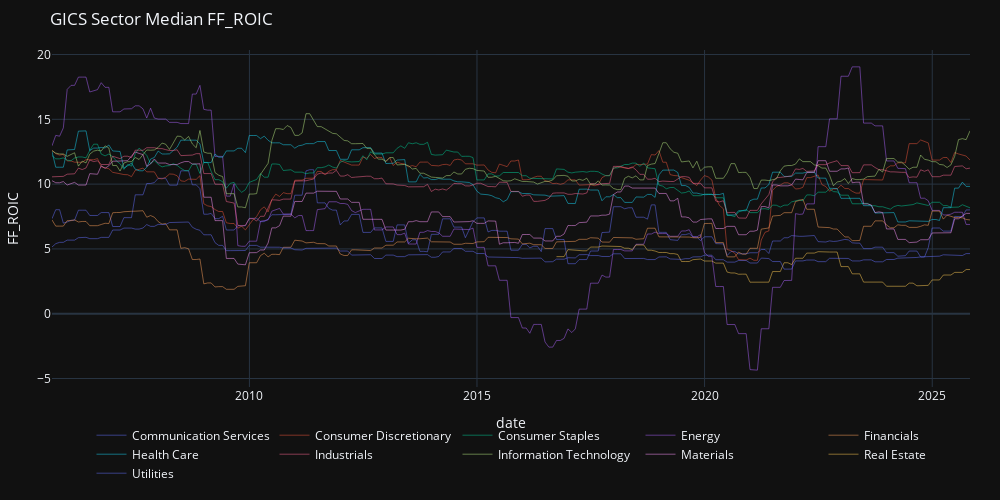
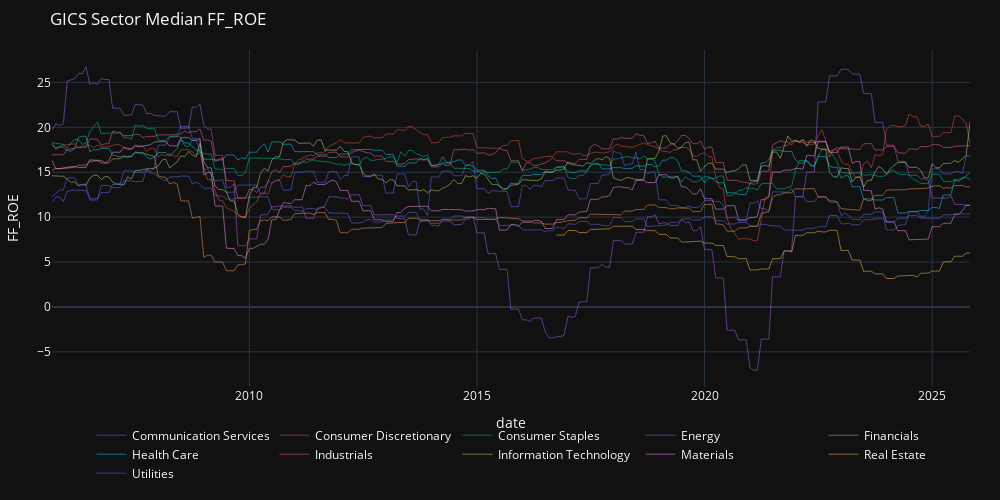

Notebook code cell kept with these figures, in order:
### Code cell
g_median = (
    pd.DataFrame(df.groupby(["date", "GICS Sector"])[factor].agg("median"))
    .reset_index()
    .pivot(index="date", columns="GICS Sector", values=factor)
    .dropna(how="all")
)

g_std = (
    pd.DataFrame(df.groupby(["date", "GICS Sector"])[factor].agg(np.std))
    .reset_index()
    .pivot(index="date", columns="GICS Sector", values=factor)
    .dropna(how="all")
)

fig = go.Figure()
for col in g_median.columns:
    fig.add_trace(
        go.Scatter(
            x=g_median.index,
            y=g_median[col],
            mode="lines",
            name=col,
            line=dict(width=0.5),
        )
    )
fig.update_layout(
    title=f"GICS Sector Median {factor}",
    xaxis_title="date",
    yaxis_title=factor,
    hovermode="x",
    width=1000,
    height=500,
    template="plotly_dark",
    legend=dict(yanchor="top", y=-0.1, xanchor="center", x=0.5, orientation="h"),
    margin=dict(l=30, r=30, t=50, b=40),
)
fig.show()

### Figure 1 — Plotly figure (JSON) as saved in the notebook; plotly's stock layout.template omitted (floating-point values rounded to 4 significant figures; data arrays with more than 128 entries replaced by an {"elided": "..."} marker saying what was removed)
{"data": [{"line": {"width": 0.5}, "mode": "lines", "name": "Communication Services", "type": "scatter", "x": {"elided": "243 str values"}, "y": {"elided": "243 float values"}}, {"line": {"width": 0.5}, "mode": "lines", "name": "Consumer Discretionary", "type": "scatter", "x": {"elided": "243 str values"}, "y": {"elided": "243 float values"}}, {"line": {"width": 0.5}, "mode": "lines", "name": "Consumer Staples", "type": "scatter", "x": {"elided": "243 str values"}, "y": {"elided": "243 float values"}}, {"line": {"width": 0.5}, "mode": "lines", "name": "Energy", "type": "scatter", "x": {"elided": "243 str values"}, "y": {"elided": "243 float values"}}, {"line": {"width": 0.5}, "mode": "lines", "name": "Financials", "type": "scatter", "x": {"elided": "243 str values"}, "y": {"elided": "243 float values"}}, {"line": {"width": 0.5}, "mode": "lines", "name": "Health Care", "type": "scatter", "x": {"elided": "243 str values"}, "y": {"elided": "243 float values"}}, {"line": {"width": 0.5}, "mode": "lines", "name": "Industrials", "type": "scatter", "x": {"elided": "243 str values"}, "y": {"elided": "243 float values"}}, {"line": {"width": 0.5}, "mode": "lines", "name": "Information Technology", "type": "scatter", "x": {"elided": "243 str values"}, "y": {"elided": "243 float values"}}, {"line": {"width": 0.5}, "mode": "lines", "name": "Materials", "type": "scatter", "x": {"elided": "243 str values"}, "y": {"elided": "243 float values"}}, {"line": {"width": 0.5}, "mode": "lines", "name": "Real Estate", "type": "scatter", "x": {"elided": "243 str values"}, "y": {"elided": "243 float values"}}, {"line": {"width": 0.5}, "mode": "lines", "name": "Utilities", "type": "scatter", "x": {"elided": "243 str values"}, "y": {"elided": "243 float values"}}], "layout": {"height": 500, "hovermode": "x", "legend": {"orientation": "h", "x": 0.5, "xanchor": "center", "y": -0.1, "yanchor": "top"}, "margin": {"b": 40, "l": 30, "r": 30, "t": 50}, "title": {"text": "GICS Sector Median FF_ROIC"}, "width": 1000, "xaxis": {"title": {"text": "date"}}, "yaxis": {"title": {"text": "FF_ROIC"}}}}

### Figure 2 — Plotly figure (JSON) as saved in the notebook; plotly's stock layout.template omitted (floating-point values rounded to 4 significant figures; data arrays with more than 128 entries replaced by an {"elided": "..."} marker saying what was removed)
{"data": [{"line": {"width": 0.5}, "mode": "lines", "name": "Communication Services", "type": "scatter", "x": {"elided": "243 str values"}, "y": {"elided": "243 float values"}}, {"line": {"width": 0.5}, "mode": "lines", "name": "Consumer Discretionary", "type": "scatter", "x": {"elided": "243 str values"}, "y": {"elided": "243 float values"}}, {"line": {"width": 0.5}, "mode": "lines", "name": "Consumer Staples", "type": "scatter", "x": {"elided": "243 str values"}, "y": {"elided": "243 float values"}}, {"line": {"width": 0.5}, "mode": "lines", "name": "Energy", "type": "scatter", "x": {"elided": "243 str values"}, "y": {"elided": "243 float values"}}, {"line": {"width": 0.5}, "mode": "lines", "name": "Financials", "type": "scatter", "x": {"elided": "243 str values"}, "y": {"elided": "243 float values"}}, {"line": {"width": 0.5}, "mode": "lines", "name": "Health Care", "type": "scatter", "x": {"elided": "243 str values"}, "y": {"elided": "243 float values"}}, {"line": {"width": 0.5}, "mode": "lines", "name": "Industrials", "type": "scatter", "x": {"elided": "243 str values"}, "y": {"elided": "243 float values"}}, {"line": {"width": 0.5}, "mode": "lines", "name": "Information Technology", "type": "scatter", "x": {"elided": "243 str values"}, "y": {"elided": "243 float values"}}, {"line": {"width": 0.5}, "mode": "lines", "name": "Materials", "type": "scatter", "x": {"elided": "243 str values"}, "y": {"elided": "243 float values"}}, {"line": {"width": 0.5}, "mode": "lines", "name": "Real Estate", "type": "scatter", "x": {"elided": "243 str values"}, "y": {"elided": "243 float values"}}, {"line": {"width": 0.5}, "mode": "lines", "name": "Utilities", "type": "scatter", "x": {"elided": "243 str values"}, "y": {"elided": "243 float values"}}], "layout": {"height": 500, "hovermode": "x", "legend": {"orientation": "h", "x": 0.5, "xanchor": "center", "y": -0.1, "yanchor": "top"}, "margin": {"b": 40, "l": 30, "r": 30, "t": 50}, "title": {"text": "GICS Sector Median FF_ROE"}, "width": 1000, "xaxis": {"title": {"text": "date"}}, "yaxis": {"title": {"text": "FF_ROE"}}}}
